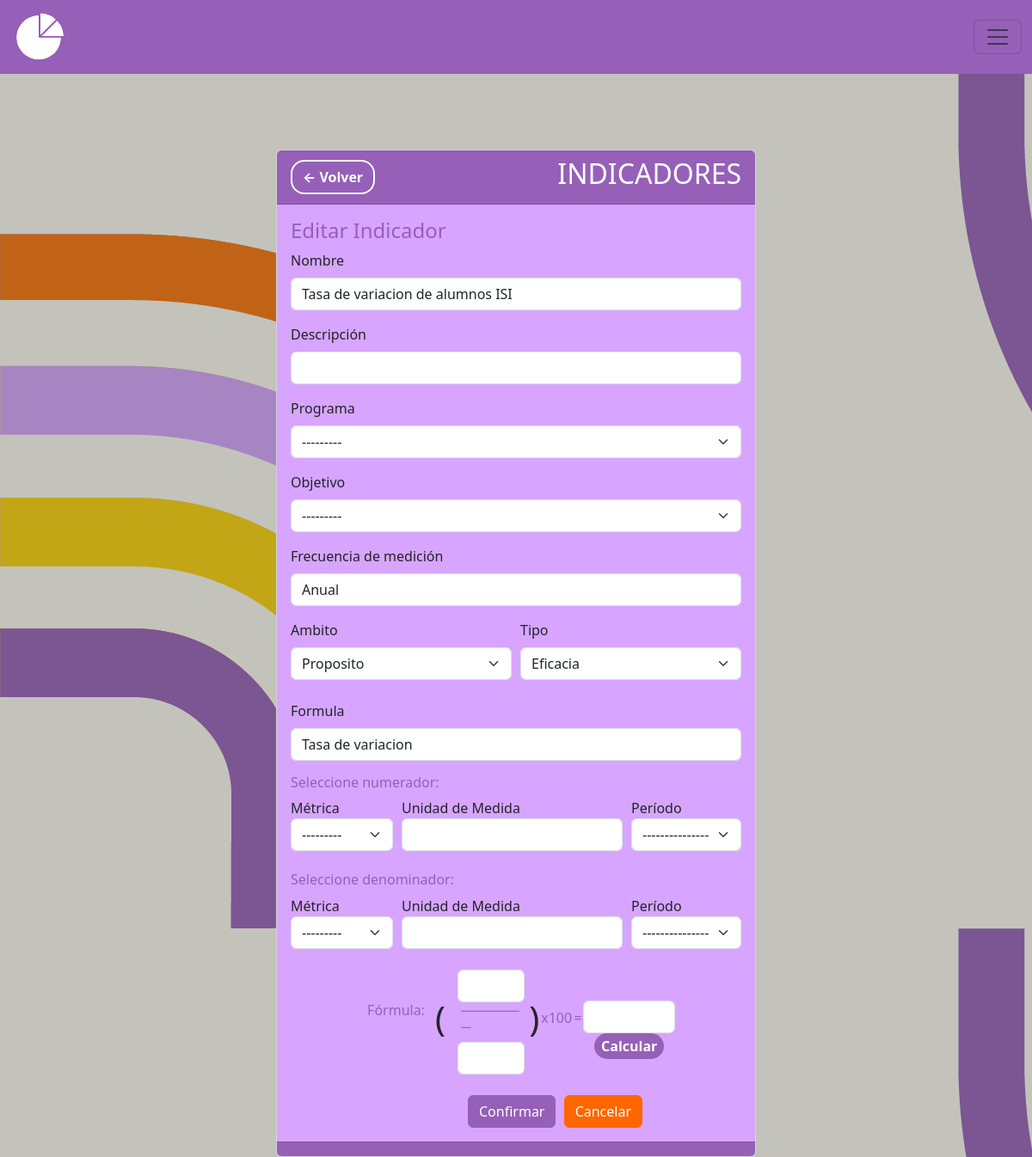
/indicadores/editar/4, run on the app's committed database.
### MIReApp/models.py (models this page shows, shortened)
class Indicador(models.Model):
    id = models.AutoField(primary_key=True)
    nombre = models.CharField(max_length=100,
                              verbose_name='Nombre',
                              unique= True,
                              validators= [
                                  RegexValidator(regex= r'^[a-zA-Z\s]*$',
                                                 message="El nombre no puede contener caracteres especiales.",
                                                 code='invalid_nombre')
                              ])
    descripcion = models.CharField(max_length=100, verbose_name='Descripción', blank=True, null=True)
    ambito = models.ForeignKey('Ambito', on_delete=models.CASCADE)
    tipo = models.ForeignKey('Tipo', on_delete=models.CASCADE)
    programa = models.ForeignKey('Programa', on_delete=models.SET_NULL, null=True, blank=True)
    objetivo = models.ForeignKey('Objetivos', on_delete=models.CASCADE, blank=True, null=True)
    frecuencia = models.CharField(verbose_name='Frecuencia de medición',max_length=10, choices=FRECUENCIAS)
    formula = models.CharField(max_length=20, choices= FORMULAS,verbose_name='Formula', blank=True)
    numerador = models.ForeignKey('Metrica', related_name='Numerador', on_delete=models.CASCADE, blank=True, null=True)
    denominador = models.ForeignKey('Metrica', related_name='Denominador', on_delete=models.CASCADE, blank=True, null=True)
    numerador_periodo = models.ForeignKey('HistorialMetrica', related_name='Instancia_Numerador', on_delete=models.CASCADE, blank=True, null=True)
    denominador_periodo = models.ForeignKey('HistorialMetrica', related_name='Instancia_Denominador', on_delete=models.CASCADE, blank=True, null=True)
    numerador_medida = models.CharField(max_length=100, verbose_name='', blank=True, null=True)
    denominador_medida = models.CharField(max_length=100, verbose_name='', blank=True, null=True)
    numerador_valor = models.PositiveIntegerField(verbose_name='', blank=True, null=True)
    denominador_valor = models.PositiveIntegerField(verbose_name='' , blank=True, null=True)
    resultado = models.CharField(max_length=100, verbose_name='', blank=True, null=True)
    estado = models.CharField(max_length=100, verbose_name='Descripción', blank=True, null=True)

### MIReApp/views.py (the view)
# urls.py: path('indicadores/editar/<int:id>', views.editar_indicadores, name='editar_indicador'),
def editar_indicadores(request, id):
    indicador = get_object_or_404(Indicador, id=id)
    objetivo = Objetivos.objects.filter(nombre=indicador.objetivo)
    formulario2 = IndicadorFormEditar(request.POST or None, request.FILES or None, instance=indicador)
    if request.method == 'POST':
        formulario2 = IndicadorFormEditar(request.POST, instance=indicador)
        if formulario2.is_valid():
            formulario2.save()
        messages.success(request, '¡Cambios guardados exitosamente!', extra_tags='alta-exitosa')
        return redirect('indicadores')
    return render(request, 'indicadores/editar.html', {'formulario2': formulario2, 'indicador':indicador, 'objetivo':objetivo})

### MIReApp/models.py (called while the page is built)
    def __str__(self):
        fila = self.titulo
        return fila

    def __str__(self):
        if self.mes_historico:
            return str(self.año_historico)+ ' - ' + str(self.mes_historico)
        elif self.semestre_historico:
            return str(self.año_historico)+ ' - ' + str(self.semestre_historico)
        elif self.año2_historico:
            return str(self.año_historico)+ ' - ' + str(self.año2_historico)
        else:
            return str(self.año_historico)

    def __str__(self):
        return self.nombre

    def __str__(self):
        return self.nombre

### MIReApp/templates/indicadores/editar.html (shortened to what this page needs)
{% extends "base.html" %}
{% block contenido %}
<center>
<br>
<br>
<br>
<br>
<br>
<br>
<br>
<br>
<br>
<br>
<br>
<br>
<br>
<br>
<br>
<br>
<br>
<br>
<br>
<br>
<br>
<br>
<br>
<br>
<br>
<br>
<br>
<br>
<br>
<div class="card col-md-6" style="text-align: left;">
    <div class="card-header fw-bold" style="background-color: #965FB8;color: #fff;">
        <div style="display: flex; justify-content: space-between; align-items: center;">
            <span>
                <a href="{% url 'indicadores' %}" class="btn btn-secondary rounded-4 fw-bold" style="background-color: transparent; color: #ffff;border-color: #ffff;border-width: 2px;">← Volver</a>
            </span>
            <span>
                <h2>INDICADORES</h2>
            </span>
        </div>
    </div>
    <div class="card-body" style="background-color: #D7A5FF">
        <h4 class="card-title" style="color: #965FB8;">Editar Indicador</h4>
        {%  include 'indicadores/form_editar.html' %}
    </div>
    <div class="card-footer text-muted" style="background-color: #965FB8"></div>
</div>
</center>
{% endblock %}

### MIReApp/templates/indicadores/form_editar.html (shortened to what this page needs)
<form id= "miFormulario" enctype="multipart/form-data" method="post">
        <div class="mb-3">
          <label for="{{ formulario2.nombre.id_for_label }}" class="form-label">{{ formulario2.nombre.label }}</label>
          {{ formulario2.nombre }}
        </div>
        <div class="mb-3">
          <label for="{{ formulario2.descripcion.id_for_label }}" class="form-label">{{ formulario2.descripcion.label }}</label>
          {{ formulario2.descripcion }}
        </div>
        <div class="mb-3">
          <label for="{{ formulario2.programa.id_for_label }}" class="form-label">{{ formulario2.programa.label }}</label>
          {{ formulario2.programa }}
        </div>
        <div class="mb-3">
          <label for="{{ formulario2.objetivo.id_for_label }}" class="form-label">{{ formulario2.objetivo.label }}</label>
          {{ formulario2.objetivo }}
        </div>
        <div class="mb-3">
          <label for="{{ formulario2.frecuencia.id_for_label }}" class="form-label">{{ formulario2.frecuencia.label }}</label>
          {{ formulario2.frecuencia }}
        </div>
        <div class="horizontal-fields" style="display:flex" style="flex-direction:row">
          <div style="flex: 1;margin-right: 10px;">
            <label for="{{ formulario2.ambito.id_for_label }}" class="form-label">{{ formulario2.ambito.label }}</label>
            {{ formulario2.ambito }}
          </div>
          <div  style="flex: 1;">
            <label for="{{ formulario2.tipo.id_for_label }}" class="form-label">{{ formulario2.tipo.label }}</label>
            {{ formulario2.tipo }}
          </div>
        </div>
        <br>
        <div class="mb-3">
          <label for="{{ formulario2.formula.id_for_label }}" class="form-label">{{ formulario2.formula.label }}</label>
          {{ formulario2.formula }}
        </div>
        <h6>Seleccione numerador:</h6>
        <div class="horizontal-fields" style="display:flex" style="flex-direction:row" >
          <div style="flex: 1;">
            <label style="margin-right: 5px;">Métrica</label>
            {{ formulario2.numerador }}
          </div>
          <div style="flex: 0,5; margin-left: 10px;">
            <label style="margin-right: 5px;">Unidad de Medida</label>
            {{ formulario2.numerador_medida }}
          </div>
          <div style="flex: 0,5; margin-left: 10px">
            <label style="margin-right: 5px;">Período</label>
            {{ formulario2.numerador_periodo }}
          </div>
        </div>
        <br>
        <h6>Seleccione denominador:</h6>
        <div class="horizontal-fields" style="display:flex" style="flex-direction:row" >
          <div style="flex: 1;">
            <label style="margin-right: 5px;">Métrica</label>
            {{ formulario2.denominador }}
          </div>
          <div style="flex: 0,5;margin-left: 10px">
            <label style="margin-right: 10px;">Unidad de Medida</label>
            {{ formulario2.denominador_medida }}
          </div>
          <div style="flex: 0,5;margin-left: 10px">
            <label style="margin-right: 5px;">Período</label>
            {{ formulario2.denominador_periodo }}
          </div>
        </div>
        <br>
        <center>
        <div class="horizontal-fields" style="margin-left:17%;">
          <h6 style="margin-right: 12px;"><br><br>Fórmula:</h6>
          <div style="display: flex; align-items: center;">
              <div style="margin-right: 14px;">
                  <h1>(</h1>
              </div>
              <div class="field-wrapper" style="width: 22%;">
                {{ formulario2.numerador_valor }}
                <h6 style="margin-left: 4px;">───────</h6>
                {{ formulario2.denominador_valor }}
              </div>
              <div style="margin-left: 5px;">
                  <h1>)</h1>
              </div>
              <div style="margin-left: 2px;">
                  <h6>x100</h6>
              </div>
              <div style="margin-left: 2px;margin-right: 2px;">
                  <h6>=</h6>
              </div>
              <div style="width: 30%; height: 50px">
                {{ formulario2.resultado }}
                <button class='rounded-4 fw-bold 'id="miBoton" type="button" style="border-radius: 3%; color:white;background-color: #965FB8;border-color: transparent;">Calcular</button>
              </div>
          </div>
        </div>
        </center>
        <br>
    <input name="" id="" class="btn btn-success min-content" style="background-color: #965FB8;border-color: #965FB8;margin-left: 206px;" type="submit" value="Confirmar">
    <a name="" id="" class="btn btn-success" style="background-color: #f60; border-color: #f60;margin-left:5px;" href="{% url 'indicadores' %}" role="button">Cancelar</a>
  </form>

### MIReApp/static/css/base.css (style rules this page uses)
html, body { margin: 0; width: 100%; height: 100%; display: flex; justify-content: center; align-items: center; font-family: 'Dosis', sans-serif; font-weight: 300; -webkit-user-select: none; -moz-user-select: none; -ms-user-select: none; user-select: none; }
h2 { color: #965FB8; }
h1 { color: #965FB8; font-size: 300%; }
button { color:rgb(255, 255, 255); background-color: #D7A5FF }
h6 { color: #965FB8 !important; font-size: 10px; text-align: justify; }
.horizontal-fields { display: flex; flex-direction: row; justify-content: space-between; align-items: flex-start; }

### data on the page
Indicador: nombre "Tasa de variacion de alumnos ISI", programa "---------", objetivo "---------", frecuencia "Anual", ambito "Proposito", tipo "Eficacia", formula "Tasa de variacion", numerador "---------", numerador_periodo "---------------", denominador "---------", denominador_periodo "---------------"
